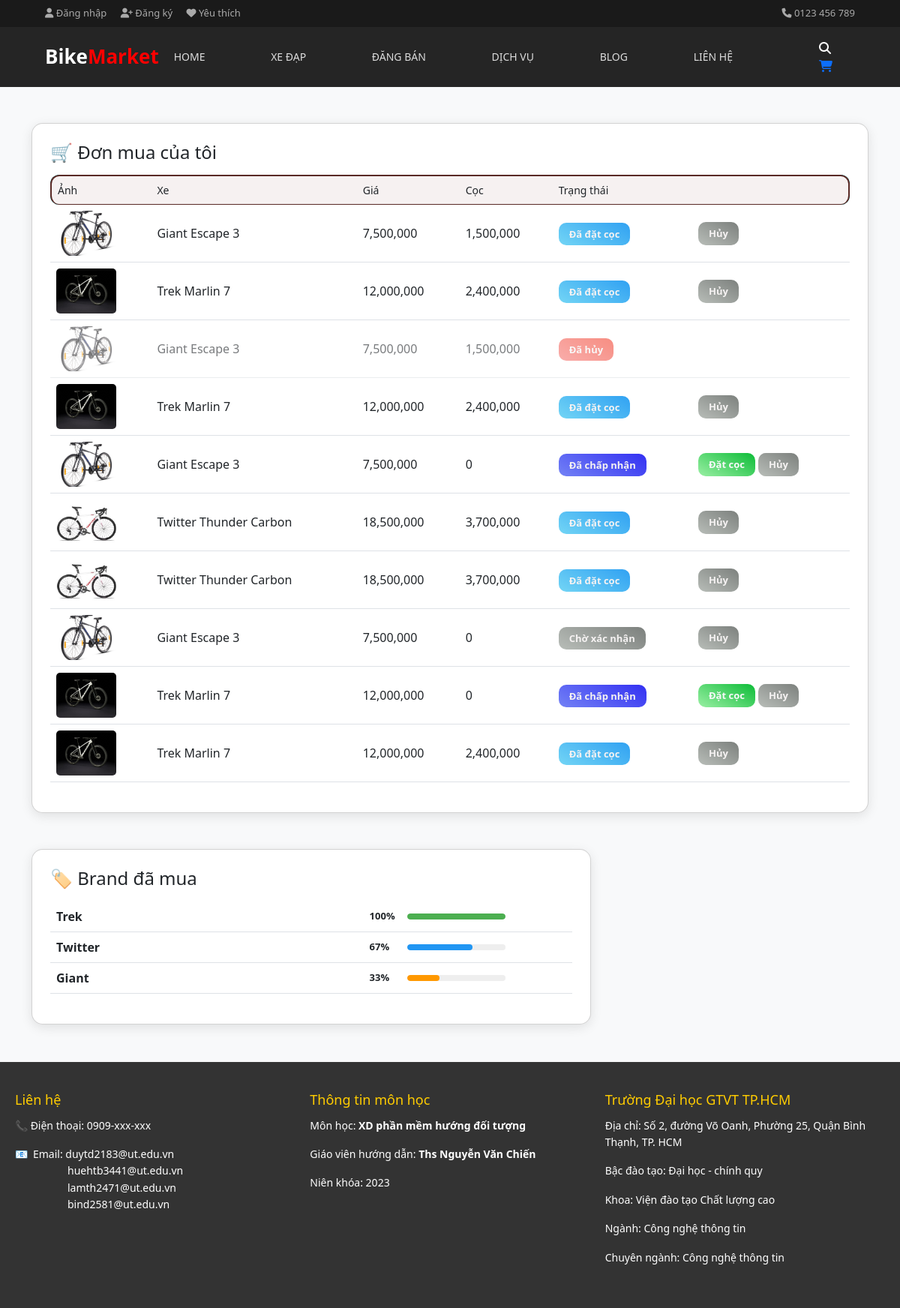
/Guest/buyer_order.php, run on the app's committed database.
### tables this page shows
CREATE TABLE `orders` (
  `id` int(11) NOT NULL,
  `buyer_id` int(11) DEFAULT NULL,
  `seller_id` int(11) DEFAULT NULL,
  `bike_id` int(11) DEFAULT NULL,
  `deposit_amount` decimal(12,2) DEFAULT NULL,
  `status` enum('pending','accepted','rejected','deposit_paid','completed','cancelled') DEFAULT 'pending',
  `created_at` timestamp NOT NULL DEFAULT current_timestamp()
);

CREATE TABLE `bicycles` (
  `id` int(11) NOT NULL,
  `seller_id` int(11) NOT NULL DEFAULT 2,
  `name` varchar(255) NOT NULL,
  `price` int(11) DEFAULT NULL,
  `category_id` int(11) DEFAULT NULL,
  `brand_id` int(11) DEFAULT NULL,
  `condition_status` varchar(50) DEFAULT NULL,
  `frame_size` varchar(20) DEFAULT NULL,
  `location` varchar(100) DEFAULT NULL,
  `description` text DEFAULT NULL,
  `main_image` varchar(255) DEFAULT NULL,
  `sub_image1` varchar(255) DEFAULT NULL,
  `sub_image2` varchar(255) DEFAULT NULL,
  `sub_image3` varchar(255) DEFAULT NULL,
  `is_featured` tinyint(1) DEFAULT 1,
  `created_at` timestamp NOT NULL DEFAULT current_timestamp()
);

### Guest/controllers/OrderController.php (called while the page is built, shortened)
<?php
require_once "models/Order.php";
class OrderController {
    private $model;
    public function __construct() {
        $this->model = new Order();
    }
    public function index() {
        $buyer_id = $_SESSION['user_id'];
        $orders = $this->model->getByBuyer($buyer_id);
        $brands = $this->model->getPurchasedBrands($buyer_id);
        require __DIR__ . "/../views/orders.php";
    }
}

### Guest/models/Order.php (called while the page is built, shortened)
<?php
require_once "config.php";
class Order {
    private $conn;
    public function __construct() {
        global $conn;
        $this->conn = $conn;
    }
    public function getByBuyer($buyer_id) {
        $query = "SELECT o.*, b.name, b.price, b.main_image
                FROM orders o
                JOIN bicycles b ON o.bike_id = b.id
                WHERE o.buyer_id = ?";
        $stmt = $this->conn->prepare($query);
        $stmt->bind_param("i", $buyer_id);
        $stmt->execute();
        $result = $stmt->get_result();
        return $result->fetch_all(MYSQLI_ASSOC);
    }
    public function getPurchasedBrands($buyer_id) {
        $sql = "SELECT br.name, COUNT(*) as total
                FROM orders o
                JOIN bicycles b ON o.bike_id = b.id
                JOIN brands br ON b.brand_id = br.id
                WHERE o.buyer_id = ?
                AND o.status IN ('deposit_paid', 'completed')
                GROUP BY br.id, br.name
                ORDER BY total DESC
                LIMIT 5";
        $stmt = $this->conn->prepare($sql);
        $stmt->bind_param("i", $buyer_id);
        $stmt->execute();
        $result = $stmt->get_result();
        return $result->fetch_all(MYSQLI_ASSOC);
    }
}

### Guest/views/orders.php (the view, shortened to what this page needs)
<!DOCTYPE html>
<html>
<head>
    <link href="https://cdn.jsdelivr.net/npm/bootstrap@5.3.0/dist/css/bootstrap.min.css" rel="stylesheet">
    <link rel="stylesheet" href="../Guest/assets/css/style.css?v=<?= time() ?>">
</head>
<body>
<div class="container mt-5">
    <div class="card card-custom p-4 mb-5">
        <h4 class="mb-3">🛒 Đơn mua của tôi</h4>
    <table class="table align-middle">
        <thead>
            <tr>
                <th>Ảnh</th>
                <th>Xe</th>
                <th>Giá</th>
                <th>Cọc</th>
                <th>Trạng thái</th>
                <th></th>
            </tr>
        </thead>
        <tbody>
        <?php
        $statusClass = [
            'pending' => 'badge-pending',
            'accepted' => 'badge-accepted',
            'rejected' => 'badge-rejected',
            'deposit_paid' => 'badge-deposit_paid',
            'completed' => 'badge-completed',
            'cancelled' => 'badge-cancelled'
        ];
        $statusText = [
            'pending' => 'Chờ xác nhận',
            'accepted' => 'Đã chấp nhận',
            'rejected' => 'Bị từ chối',
            'deposit_paid' => 'Đã đặt cọc',
            'completed' => 'Hoàn thành',
            'cancelled' => 'Đã hủy'
        ];
        ?>
        <?php foreach($orders as $o): ?>
            <tr class="<?= $o['status'] == 'cancelled' ? 'cancelled-row' : '' ?>">
                <td>
                    <img src="../Buyer_order/<?= $o['main_image'] ?>"
                        width="80" height="60"
                        style="object-fit: cover; border-radius: 5px;"
                        onerror="this.src='https://via.placeholder.com/80x60'" >
                </td>
                <td><?= $o['name'] ?></td>
                <td><?= number_format($o['price']) ?></td>
                <td><?= number_format($o['deposit_amount']) ?></td>
                <td>
                    <span class="btn-soft <?= $statusClass[$o['status']] ?>">
                        <?= $statusText[$o['status']] ?>
                    </span>
                </td>
                <td>
                    <?php if($o['status'] == 'accepted'): ?>
                        <button class="btn btn-soft btn-deposit"
                            onclick="openDepositModal(<?= $o['id'] ?>, <?= $o['price'] ?>)">
                            Đặt cọc
                        </button>
                    <?php endif; ?>
                    <?php if(!in_array($o['status'], ['completed', 'cancelled'])): ?>
                        <a href="?action=cancel&id=<?= $o['id'] ?>"
                            class="btn btn-soft btn-cancel"
                            onclick="return confirm('Bạn có chắc muốn hủy đơn này không?')">
                            Hủy
                        </a>
                    <?php endif; ?>
                </td>
            </tr>
        <?php endforeach; ?>
        </tbody>
    </table>
    </div>
    <div class="card card-custom p-4" style="margin-bottom: 50px; margin-right: 370px">
        <h4 class="mb-3">🏷️ Brand đã mua</h4>
        <table class="table table-hover align-middle">
            <tbody>
            <?php
            $max = 0;
            foreach ($brands as $b) {
                if ($b['total'] > $max) $max = $b['total'];
            }
            ?>
            <?php foreach($brands as $b):
                $percent = ($max > 0) ? ($b['total'] / $max) * 100 : 0;
                if ($percent <= 20) {
                    $color = '#f44336';
                } elseif ($percent <= 40) {
                    $color = '#ff9800';
                } elseif ($percent <= 60) {
                    $color = '#ffc107';
                } elseif ($percent <= 80) {
                    $color = '#2196f3';
                } else {
                    $color = '#4caf50';
                }
            ?>
            <tr>
                <td><strong><?= $b['name'] ?></strong></td>
                <td style="width: 40%;">
                    <div style="display: flex; align-items: center; gap: 10px;">
                        <span style="font-size: 13px; font-weight: 600; min-width: 40px;">
                            <?= round($percent) ?>%
                        </span>
                        <div class="progress" style="width: 50%">
                            <div class="progress-bar" style="width: <?= $percent ?>%; background: <?= $color ?>;"></div>
                        </div>
                    </div>
                </td>
            </tr>
            <?php endforeach; ?>
            </tbody>
        </table>
    </div>
</div>
</body>
</html>

### Guest/assets/Css/style.css (style rules this page uses)
body { background: #f8f9fa; }
.card-custom { border-radius: 15px; box-shadow: 0 4px 15px rgba(0,0,0,0.1); }
.table img { border-radius: 8px; }
.cancelled-row { opacity: 0.6; }
.btn-soft { padding: 6px 14px; border-radius: 10px; font-size: 13px; font-weight: 900; border: none; transition: 0.2s; }
.btn-deposit { background-image: linear-gradient(30deg, #99efa3, #0dbc38); color: #f7f8f9; }
.btn-cancel { background-image: linear-gradient(30deg, #b8bdb8, #7c807d); color: #f5f2f2; }
.progress { background: #eee; border-radius: 10px; height: 8px; overflow: hidden; }
.progress-bar { height: 100%; background: linear-gradient(90deg, #4facfe, #00f2fe); border-radius: 10px; font-size: 10px; color: #fff; text-align: right; padding-right: 5px; line-height: 8px; }
.badge-pending { background-image: linear-gradient(30deg, #b8bdb8, #7c807d); color: #f5f2f2; }
.badge-accepted { background-image: linear-gradient(30deg, #7382f5, #3330f2); color: #f5f2f2; }
.badge-deposit_paid { background-image: linear-gradient(30deg, #73d5f5, #30a1f2); color: #f5f2f2; }
.badge-cancelled { background-image: linear-gradient(30deg, #f57773, #f24330); color: #f5f2f2; }
table { border-collapse: separate; border-spacing: 0; }
thead { background: #00f2fe; }
thead th { background-color: #f6f1f1 !important; background: #f8f9fa; padding: 12px; font-size: 14px; font-weight: 400; box-shadow: 0 2px 5px rgba(0,0,0,0.05); border-top: 2px solid #5a2a26; border-bottom: 2px solid #5a2a26; }
thead th:first-child { border-left: 2px solid #5a2a26; border-top-left-radius: 12px; border-bottom-left-radius: 12px; }
thead th:last-child { border-right: 2px solid #5a2a26; border-top-right-radius: 12px; border-bottom-right-radius: 12px; }

### Guest/includes/header.php (style rules this page uses)
body { margin: 0; font-family: Arial, sans-serif; }

### data on the page
orders: bicycles.main_image (picture), bicycles.name "Giant Escape 3", bicycles.price "7,500,000", deposit_amount "1,500,000", status "Đã đặt cọc"
orders: bicycles.main_image (picture), bicycles.name "Trek Marlin 7", bicycles.price "12,000,000", deposit_amount "2,400,000", status "Đã đặt cọc"
orders: bicycles.main_image (picture), bicycles.name "Giant Escape 3", bicycles.price "7,500,000", deposit_amount "1,500,000", status "Đã hủy"
orders: bicycles.main_image (picture), bicycles.name "Trek Marlin 7", bicycles.price "12,000,000", deposit_amount "2,400,000", status "Đã đặt cọc"
orders: bicycles.main_image (picture), bicycles.name "Giant Escape 3", bicycles.price "7,500,000", deposit_amount "0", status "Đã chấp nhận"
orders: bicycles.main_image (picture), bicycles.name "Twitter Thunder Carbon", bicycles.price "18,500,000", deposit_amount "3,700,000", status "Đã đặt cọc"
orders: bicycles.main_image (picture), bicycles.name "Twitter Thunder Carbon", bicycles.price "18,500,000", deposit_amount "3,700,000", status "Đã đặt cọc"
orders: bicycles.main_image (picture), bicycles.name "Giant Escape 3", bicycles.price "7,500,000", deposit_amount "0", status "Chờ xác nhận"
orders: bicycles.main_image (picture), bicycles.name "Trek Marlin 7", bicycles.price "12,000,000", deposit_amount "0", status "Đã chấp nhận"
orders: bicycles.main_image (picture), bicycles.name "Trek Marlin 7", bicycles.price "12,000,000", deposit_amount "2,400,000", status "Đã đặt cọc"

### other printed values
$b['name'] "Trek"
$percent "100"
$b['name'] "Twitter"
$percent "67"
$b['name'] "Giant"
$percent "33"
